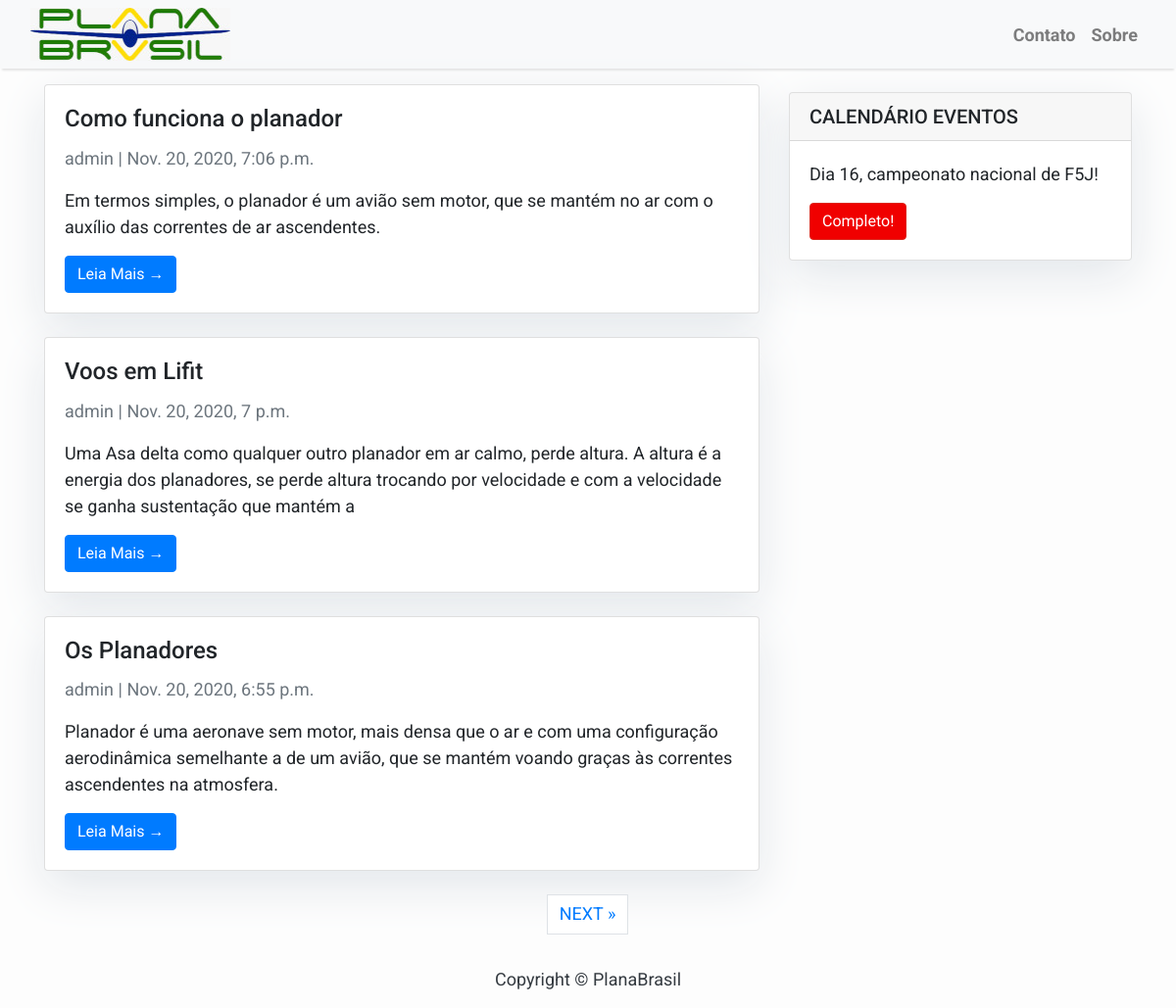
The page / on the database its author committed.
### blog/models.py (models this page shows, shortened)
class Post(models.Model):
    title = models.CharField(max_length=200, unique=True)
    slug = models.SlugField(max_length=200, unique=True)
    resume = models.CharField(max_length=200, unique=False,default='')
    author = models.ForeignKey(User, on_delete= models.CASCADE,related_name='blog_posts')
    updated_on = models.DateTimeField(auto_now= True)
    content = models.TextField()
    created_on = models.DateTimeField(auto_now_add=True)
    detach = models.BooleanField(default=False)
    status = models.IntegerField(choices=STATUS, default=0)
    class Meta:
        ordering = ['-created_on']

### blog/views.py (the view)
# urls.py: path('', views.PostList.as_view(), name='home'),
class PostList(generic.ListView):
	queryset = Post.objects.filter(status=1).order_by('-created_on')
	template_name = 'index.html'
	paginate_by = 3
	def get_context_data(self, **kwargs):
		context = super().get_context_data(**kwargs)
		context['dados'] = Post.objects.filter(detach=True).order_by('-created_on')
		return context

### templates/index.html (shortened to what this page needs)
{% extends "base.html" %}
{% block content %}
<div class="container">
    <div class="row">
        <div class="col-md-8 mt-3 left">
            {% for post in post_list %}
            <div class="card mb-4">
                <div class="card-body">
                    <h4 class="card-title">{{ post.title }}</h4>
                    <p class="card-text text-muted">{{ post.author }} | {{ post.created_on}} </p>
                    <p class="card-text">{{post.resume|slice:":200" }}</p>
                    <a href="{% url 'post_detail' post.slug  %}" class="btn btn-primary">Leia Mais &rarr;</a>
                </div>
            </div>
            {% endfor %}
        </div>
        {% block sidebar %} {% include 'sidebar.html' %} {% endblock sidebar %}
    </div>
</div>
{% if is_paginated %}
  <ul class="pagination justify-content-center">
    {% if page_obj.has_next %}
    <li><a href="?page={{ page_obj.next_page_number }}" class="page-link"> NEXT &raquo;</a></li>
    {% endif %}
  </ul>
{% endif %}
{%endblock%}

### templates/base.html (shortened to what this page needs)
{% load static %}
<!DOCTYPE html>
<html>
    <head>
        <link rel="stylesheet" href="{% static "blog/css/bootstrap.min.css" %}" />
    </head>
    <body>
        <nav class="navbar navbar-expand-lg navbar-light bg-light shadow" id="mainNav">
            <div class="container-fluid">
                <a href="{% url 'home' %}">
                <img src="/imagens/images/logo_8DD9cdq.jpeg" alt="">
                </a>
                <div class="collapse navbar-collapse" id="navbarResponsive">
                    <ul class="navbar-nav ml-auto">
                        {% for post in dados %}
                        <li class="nav-item text-black">
                            <a class="nav-link text-black font-weight-bold" href="/{{ post.slug }}">{{ post.title }}</a>
                        </li>
                        {% endfor %}
                    </ul>
                </div>
            </div>
        </nav>
        {% block content %}{% endblock content %}
        <footer class="py-3 bg-grey">
            <p class="m-0 text-dark text-center ">Copyright &copy; PlanaBrasil</p>
        </footer>
    </body>
</html>

### templates/sidebar.html (shortened to what this page needs)
{% block sidebar %}
<div class="col-md-4 float-right ">
<div class="card my-4">
        <h5 class="card-header">CALENDÁRIO EVENTOS</h5>
    <div class="card-body">
        <p class="card-text"> Dia 16, campeonato nacional de F5J!</p>
        <a href="https://djangocentral.com/building-a-blog-application-with-django"
           class="btn btn-danger">Completo!</a>
    </div>
</div>
</div>
{% endblock sidebar %}

### templates/base.html (style rules this page uses)
body { font-family: "Roboto", sans-serif; font-size: 17px; background-color: #fdfdfd; }
.shadow { box-shadow: 0 4px 2px -2px rgba(0, 0, 0, 0.1); }
.btn-danger { color: #fff; background-color: #f00000; border-color: #dc281e; }

### templates/index.html (style rules this page uses)
body { font-family: "Roboto", sans-serif; font-size: 18px; background-color: #fdfdfd; }
.card { box-shadow: 0 16px 48px #E3E7EB; }

### templates/sidebar.html (style rules this page uses)
.card { box-shadow: 0 16px 48px #E3E7EB; }

### rows shown on the page
Post: title "Contato"
Post: title "Sobre"
Post: title "Como funciona o planador", author "admin", created_on "Nov. 20, 2020, 7:06 p.m.", resume "Em termos simples, o planador é um avião sem motor, que se mantém no ar com o auxílio das correntes de ar ascendentes."
Post: title "Voos em Lifit", author "admin", created_on "Nov. 20, 2020, 7 p.m.", resume "Uma Asa delta como qualquer outro planador em ar calmo, perde altura. A altura é a energia dos planadores, se perde altura trocando por velocidade e com a velocidade se ganha sustentação que mantém a"
Post: title "Os Planadores", author "admin", created_on "Nov. 20, 2020, 6:55 p.m.", resume "Planador é uma aeronave sem motor, mais densa que o ar e com uma configuração aerodinâmica semelhante a de um avião, que se mantém voando graças às correntes ascendentes na atmosfera."
